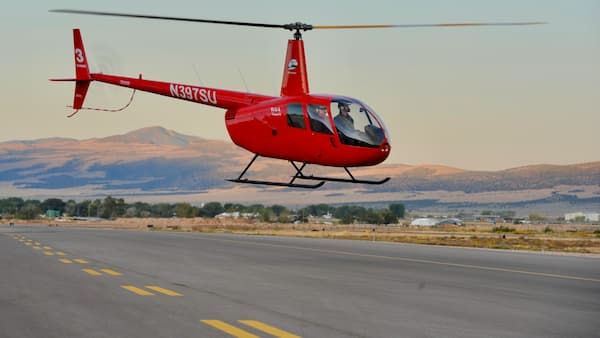
#> input picture gallery/helicopter.jpg, 600 x 338 px, found by its file name
$ python 02_image_conversion_matrix.py
#> lines starting #> are read from the running program, lines starting #| are printed output that depends on the picture
import cv2
import numpy as np

img = cv2.imread("gallery\helicopter.jpg", 0)
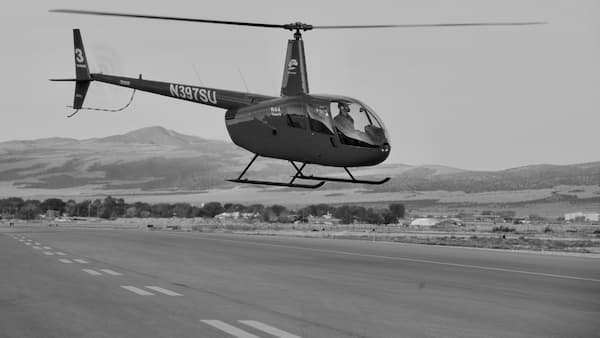
#> img: shape (338, 600); min 0, max 229, mean 140.5
row, col = img.shape
#> row = 338; col = 600

M = np.float32([[1, 0, 10], [0, 1, 70]])
dst = cv2.warpAffine(img, M, (col, row))
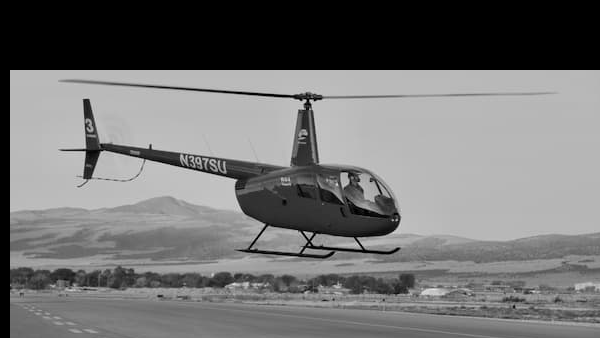
#> dst: shape (338, 600); min 0, max 229, mean 114.6

cv2.imshow("img", img)
cv2.imshow("dst", dst)
cv2.waitKey(0)
cv2.destroyAllWindows()

$ run again, with gallery/balls.jpg copied over gallery/helicopter.jpg
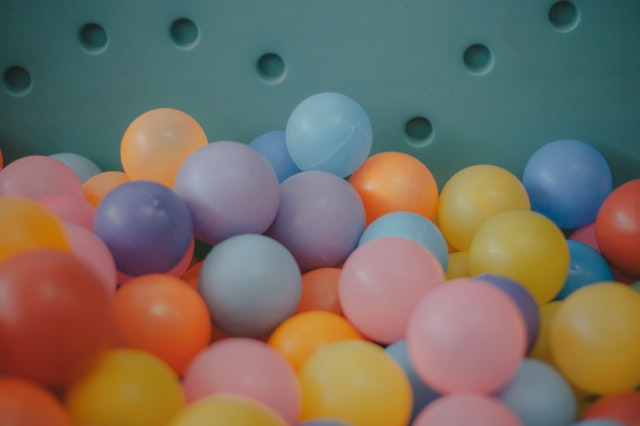
#> input picture gallery/balls.jpg, 640 x 426 px, found by its file name
#> `img = cv2.imread("gallery\helicopter.jpg", 0)`:
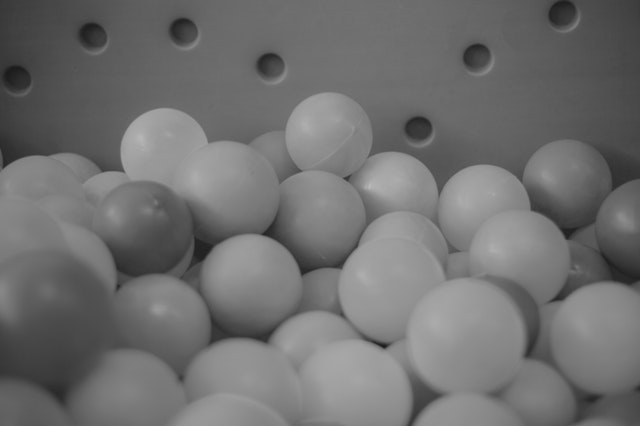
#> img: shape (426, 640); min 26, max 185, mean 111.6
#> `dst = cv2.warpAffine(img, M, (col, row))`:
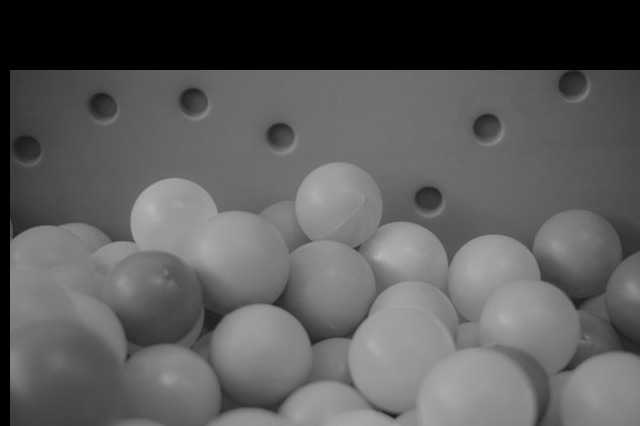
#> dst: shape (426, 640); min 0, max 185, mean 90.8
